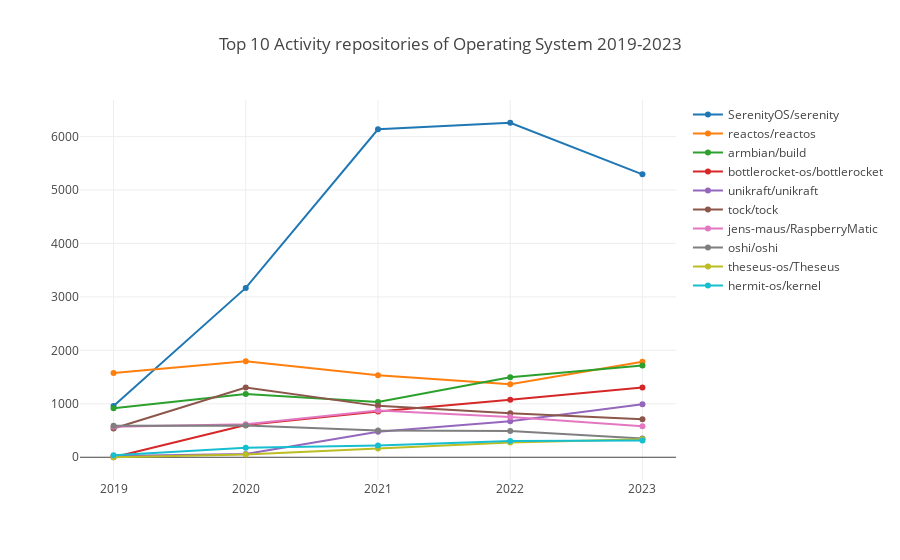

The code cell stored with this chart in its notebook:
### Code cell
processTechFieldRepoActivity(':technology/operating_system', 'Operating System');

### Figure 1 — Plotly figure (JSON) as saved in the notebook; plotly's stock layout.template omitted (floating-point values rounded to 4 significant figures)
{"data": [{"name": "SerenityOS/serenity", "x": [2019, 2020, 2021, 2022, 2023], "y": [958.6, 3168.0, 6137.0, 6259.0, 5294.0]}, {"name": "reactos/reactos", "x": [2019, 2020, 2021, 2022, 2023], "y": [1575.0, 1796.0, 1534.0, 1365.0, 1788.0]}, {"name": "armbian/build", "x": [2019, 2020, 2021, 2022, 2023], "y": [917.5, 1182.0, 1032.0, 1498.0, 1717.0]}, {"name": "bottlerocket-os/bottlerocket", "x": [2019, 2020, 2021, 2022, 2023], "y": [0, 602.8, 858, 1074.0, 1306.0]}, {"name": "unikraft/unikraft", "x": [2019, 2020, 2021, 2022, 2023], "y": [22.23, 62.21, 475.8, 672.1, 990.1]}, {"name": "tock/tock", "x": [2019, 2020, 2021, 2022, 2023], "y": [538.9, 1303.0, 961.4, 821.3, 709.0]}, {"name": "jens-maus/RaspberryMatic", "x": [2019, 2020, 2021, 2022, 2023], "y": [569.1, 616.2, 874.5, 752.7, 580.7]}, {"name": "oshi/oshi", "x": [2019, 2020, 2021, 2022, 2023], "y": [588.5, 592.7, 498.4, 491.3, 351.4]}, {"name": "theseus-os/Theseus", "x": [2019, 2020, 2021, 2022, 2023], "y": [0, 49.73, 164.3, 276.2, 338.4]}, {"name": "hermit-os/kernel", "x": [2019, 2020, 2021, 2022, 2023], "y": [35.65, 178.8, 218.4, 303.1, 315.4]}], "layout": {"autosize": true, "title": {"text": "Top 10 Activity repositories of Operating System 2019-2023"}, "xaxis": {"autorange": true, "range": [2019.0, 2023.0], "type": "linear"}, "yaxis": {"autorange": true, "range": [-516.5, 6775.0], "type": "linear"}}}
